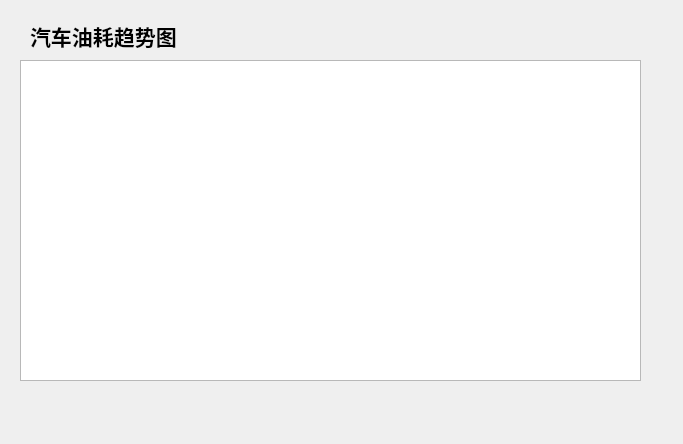
<?xml version="1.0" encoding="UTF-8"?>
<ui version="4.0">
 <class>Caricon</class>
 <widget class="QWidget" name="Caricon">
  <property name="geometry">
   <rect>
    <x>0</x>
    <y>0</y>
    <width>683</width>
    <height>444</height>
   </rect>
  </property>
  <property name="windowTitle">
   <string>Form</string>
  </property>
  <widget class="QChartView" name="graphicsView">
   <property name="geometry">
    <rect>
     <x>20</x>
     <y>60</y>
     <width>621</width>
     <height>321</height>
    </rect>
   </property>
  </widget>
  <widget class="QLabel" name="label">
   <property name="geometry">
    <rect>
     <x>30</x>
     <y>20</y>
     <width>431</width>
     <height>31</height>
    </rect>
   </property>
   <property name="font">
    <font>
     <family>Segoe UI Black</family>
     <pointsize>16</pointsize>
     <weight>75</weight>
     <italic>false</italic>
     <bold>true</bold>
    </font>
   </property>
   <property name="text">
    <string>汽车油耗趋势图</string>
   </property>
  </widget>
 </widget>
 <customwidgets>
  <customwidget>
   <class>QChartView</class>
   <extends>QGraphicsView</extends>
   <header location="global">qchartview.h</header>
  </customwidget>
 </customwidgets>
 <resources/>
 <connections/>
</ui>
